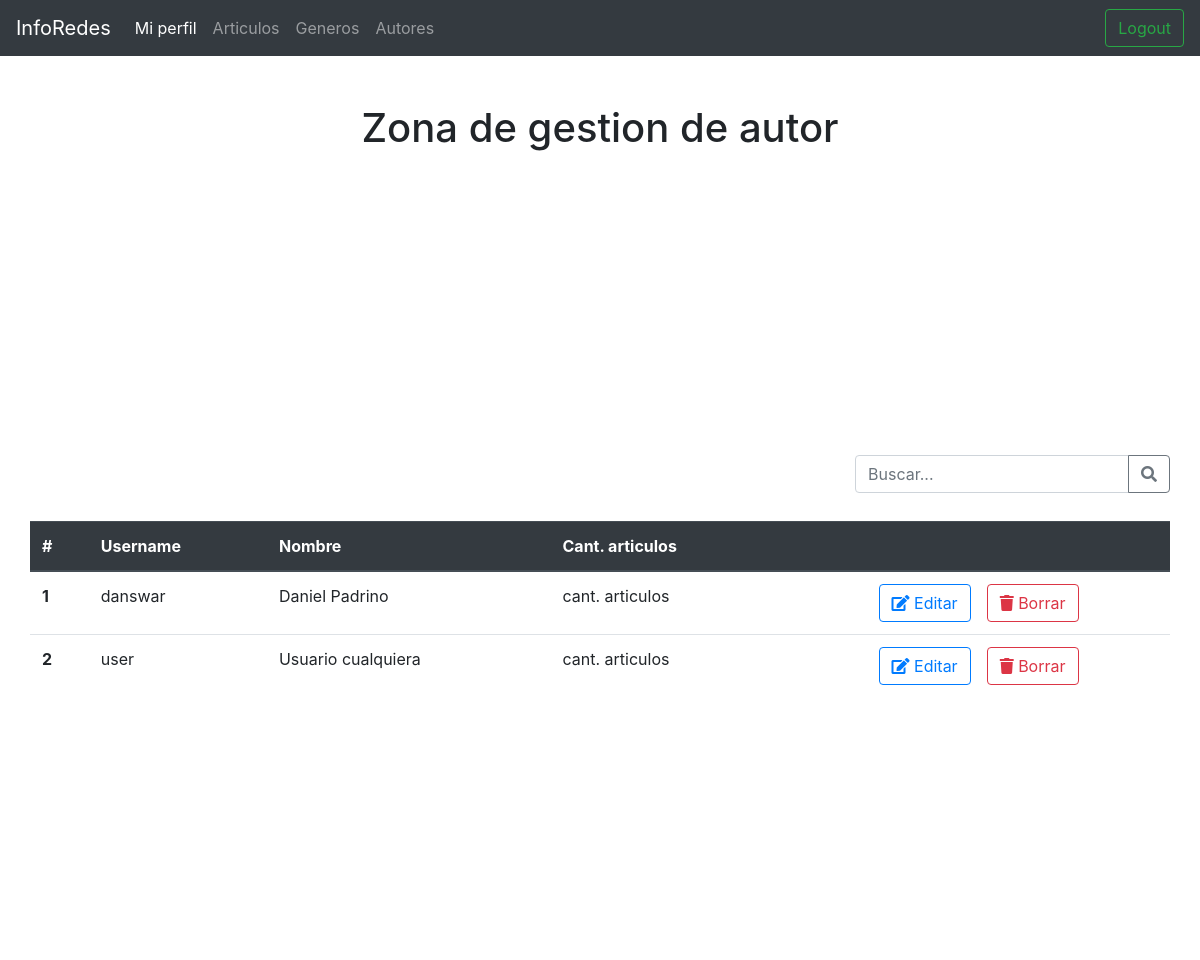
Page /Diario/admin/registro_autor.php (signed in) on the earlier database version.
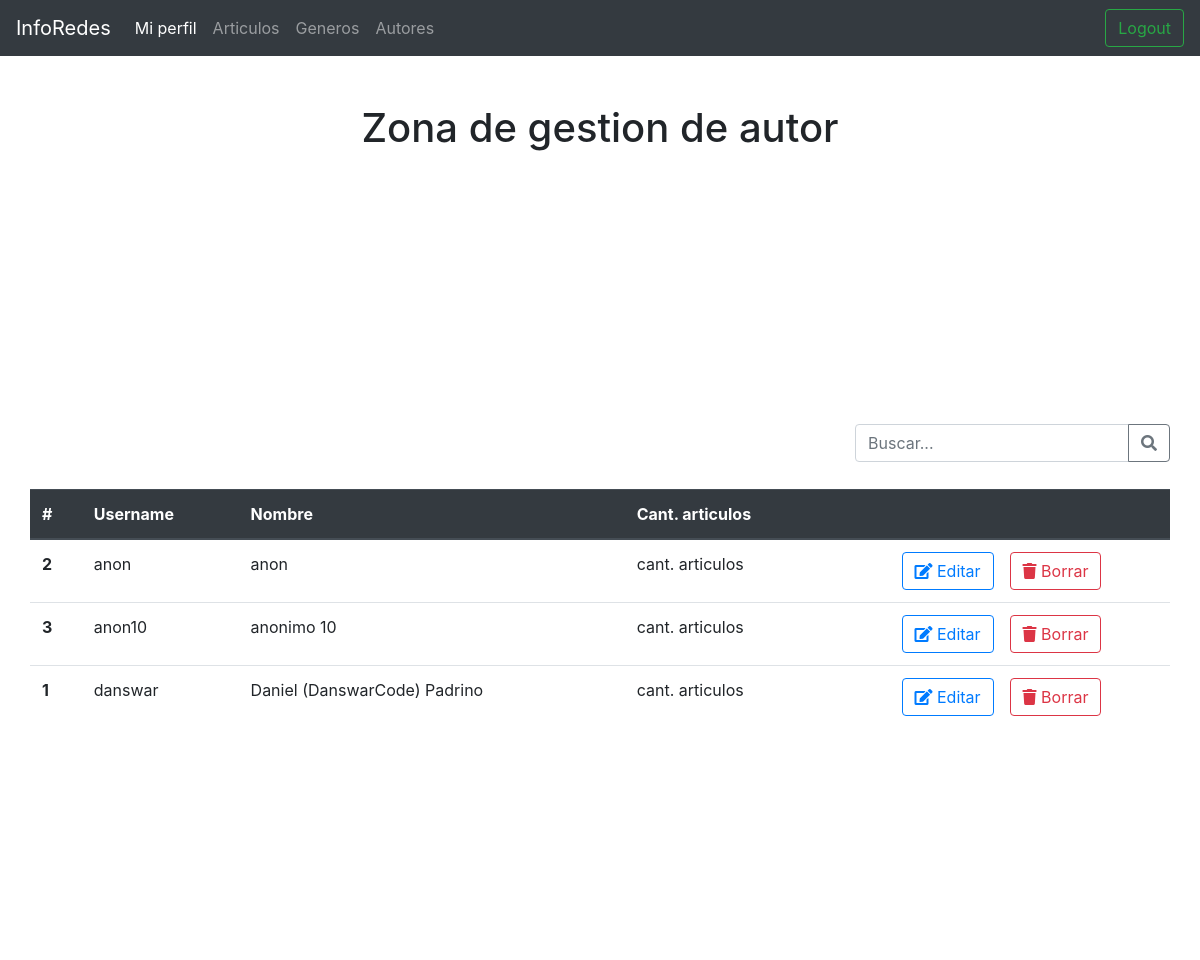
Same page on the later database version.
### tables this page shows
CREATE TABLE `autor` (
  `id` int(10) UNSIGNED NOT NULL,
  `nombre` varchar(100) NOT NULL,
  `usuario_id` int(11) NOT NULL,
  `foto` varchar(100) DEFAULT NULL
);

CREATE TABLE `usuario` (
  `id` int(10) NOT NULL,
  `username` varchar(20) NOT NULL,
  `pwd` varchar(70) NOT NULL,
  `activo` bit(1) NOT NULL
);

### backend/base_datos.php (called while the page is built, shortened)
<?php
    $conexion = NULL;
    function getConexion()
    {
        global $conexion;
        if($conexion){
            return $conexion;
        }else{
            $conexion = mysqli_connect(HOST, USER, PWD, DB);
            mysqli_set_charset($conexion,"utf8");
            return $conexion;
        }
    }
    function ejecutarConsulta($sql){
        $conexion = getConexion();
        $response = mysqli_query($conexion,$sql);
        $tipo_sql = substr( $sql , 0 , 6);
        if( $tipo_sql=="INSERT" || $tipo_sql=="UPDATE" ){
            return mysqli_insert_id( $conexion );
        }else{
           return  mysqli_fetch_all($response, MYSQLI_ASSOC);
        }
    }
?>

### backend/autor_crud.php (called while the page is built, shortened)
<?php
    require_once 'base_datos.php';
    function getAutor($id=NULL)
    {
        $where = "";
        $sql = "SELECT autor.*, usuario.username as username
                FROM autor INNER JOIN usuario
                ON autor.usuario_id = usuario.id" . $where;
        return ejecutarConsulta($sql);
    }
?>

### Diario/admin/registro_autor.php (the view, shortened to what this page needs)
<?php
 require "../../backend/autor_crud.php";
	$listaAutores = getAutor();
?>
<!DOCTYPE html>
<html lang="en">
<head>
	<link rel="stylesheet" href="estilos.css">
	<link rel="stylesheet" href="https://use.fontawesome.com/releases/v5.3.1/css/all.css">
	<link rel="stylesheet" href="https://stackpath.bootstrapcdn.com/bootstrap/4.4.0/css/bootstrap.min.css">
</head>
<body>
	<h1 class="text-center mt-5">Zona de gestion de autor</h1>
	<div class="container">
		<div class="row  d-flex flex-row-reverse mt-5">
			<form >
				<div class="input-group">
					<input type="text" class="form-control" placeholder="Buscar..." aria-label="Recipient's username" aria-describedby="button-addon2">
					<div class="input-group-append">
						<button class="btn btn-outline-secondary" type="button" id="button-addon2"><i class="fas fa-search"></i></button>
					</div>
				</div>
			</form>
		</div>
		<div class="row mt-3">
			<table class="table table-hover">
				<thead class="thead-dark">
					<tr>
					<th scope="col">#</th>
					<th scope="col">Username</th>
					<th scope="col">Nombre</th>
					<th scope="col">Cant. articulos</th>
					<th scope="col "></th>
					</tr>
				</thead>
				<tbody>
					<?php
						foreach( $listaAutores as $autor ) {
							echo "  <tr>
									<th scope='row'>{$autor['id']}</th>
									<td>{$autor['username']}</td>
									<td>{$autor['nombre']}</td>
									<td>cant. articulos</td>
									<td class='text-center'><a href='#' class='btn btn-outline-primary mr-3'><i class='fas fa-edit'></i> Editar</a><a href='#' class='btn btn-outline-danger'><i class='fas fa-trash'></i> Borrar</a></td>
									</tr>";
						}
					?>
				</tbody>
			</table>
		</div>
	</div>
</body>
</html>

Differences in the rows shown:
changed autor id 2: usuario.username "user" → "anon"; nombre "Usuario cualquiera" → "anon"; moves up the list
added autor: id "3", usuario.username "anon10", nombre "anonimo 10"
changed autor "danswar": nombre "Daniel Padrino" → "Daniel (DanswarCode) Padrino"
